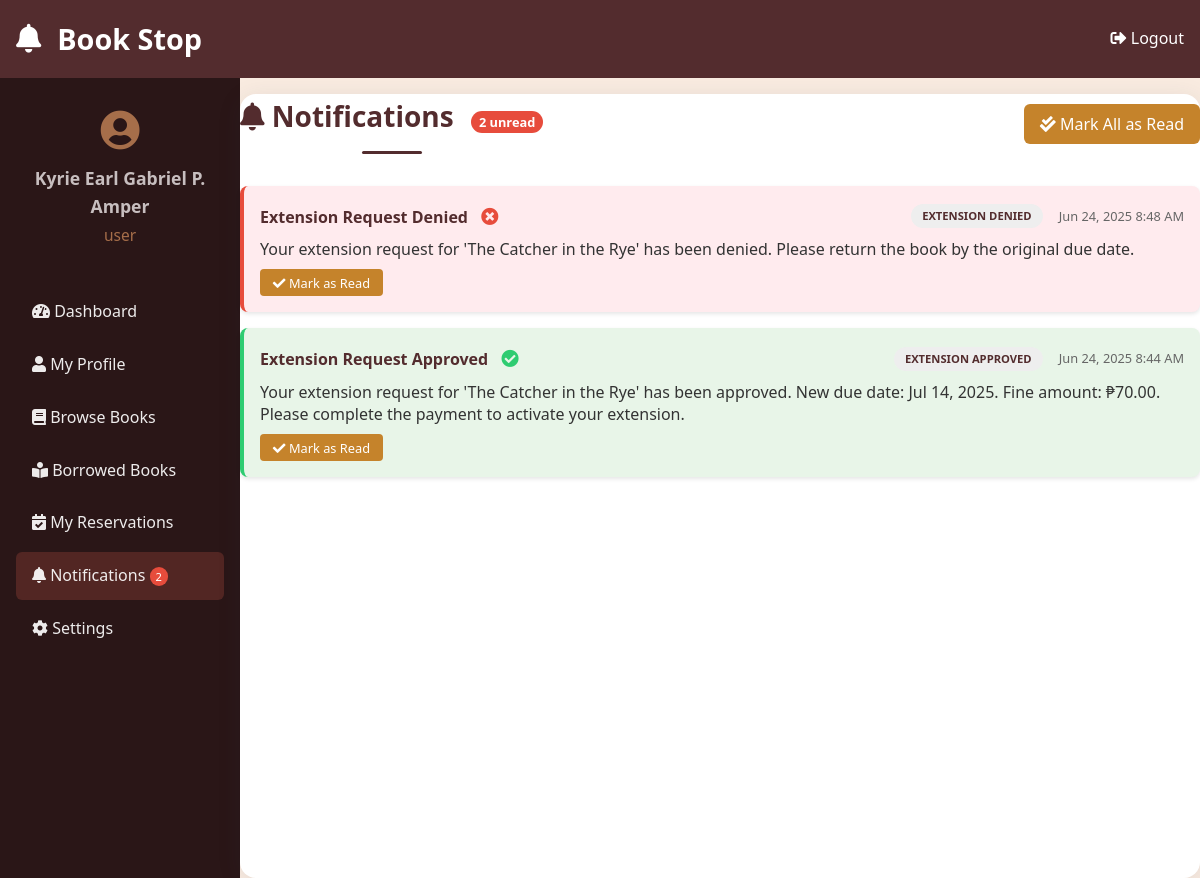
/notifications.php (signed in), run on the app's committed database.
### tables this page shows
CREATE TABLE `users` (
  `user_id` int(11) NOT NULL,
  `full_name` varchar(100) NOT NULL,
  `email` varchar(100) NOT NULL,
  `password` varchar(255) NOT NULL,
  `user_type` enum('user','admin') DEFAULT 'user',
  `registered_at` datetime DEFAULT current_timestamp()
);

CREATE TABLE `notifications` (
  `notification_id` int(11) NOT NULL,
  `user_id` int(11) NOT NULL,
  `title` varchar(255) NOT NULL,
  `message` text NOT NULL,
  `type` enum('extension_approved','extension_denied','fine_applied','book_overdue','reservation_approved','reservation_denied') NOT NULL,
  `is_read` tinyint(1) DEFAULT 0,
  `created_at` datetime DEFAULT current_timestamp(),
  `related_id` int(11) DEFAULT NULL
);

### notifications.php (the view, shortened to what this page needs)
<?php
require_once 'config.php';
$user_id = $_SESSION['user_id'];
$stmt = $conn->prepare("SELECT full_name FROM users WHERE user_id = ?");
$stmt->bind_param("i", $user_id);
$stmt->execute();
$stmt->bind_result($full_name);
$stmt = $conn->prepare("SELECT * FROM notifications WHERE user_id = ? ORDER BY created_at DESC");
$stmt->bind_param("i", $user_id);
$stmt->execute();
$result = $stmt->get_result();
$notifications = [];
while ($row = $result->fetch_assoc()) {
    $notifications[] = $row;
}
$unread_count = 0;
foreach ($notifications as $notification) {
    if (!$notification['is_read']) {
        $unread_count++;
    }
}
?>
<!DOCTYPE html>
<html lang="en">
<head>
    <link rel="stylesheet" href="style.css">
    <link rel="stylesheet" href="https://cdnjs.cloudflare.com/ajax/libs/font-awesome/5.15.4/css/all.min.css">
</head>
<body>
    <header class="dashboard-header">
        <h1><i class="fas fa-bell"></i> <a href="student_page.php" class="home-btn" style="color:inherit;text-decoration:none;">Book Stop</a></h1>
        <a href="login_register.php?logout=1" class="logout-btn">
            <i class="fas fa-sign-out-alt"></i> Logout
        </a>
    </header>
    <div class="dashboard-layout">
        <div class="dashboard-sidebar">
            <div class="user-info">
                <i class="fas fa-user-circle"></i>
                <h3><?= htmlspecialchars($full_name ?? 'User') ?></h3>
                <p><?= htmlspecialchars($_SESSION['user_type'] ?? 'User') ?></p>
            </div>
            <nav>
                <ul class="sidebar-menu">
                    <li><a href="student_page.php" class="nav-link"><i class="fas fa-tachometer-alt"></i> Dashboard</a></li>
                    <li><a href="my-profile.php" class="nav-link"><i class="fas fa-user"></i> My Profile</a></li>
                    <li><a href="catalog.php" class="nav-link"><i class="fas fa-book"></i> Browse Books</a></li>
                    <li><a href="borrow-book.php" class="nav-link"><i class="fas fa-book-reader"></i> Borrowed Books</a></li>
                    <li><a href="my-reservation.php" class="nav-link"><i class="fas fa-calendar-check"></i> My Reservations</a></li>
                    <li><a href="notifications.php" class="nav-link active"><i class="fas fa-bell"></i> Notifications <?php if ($unread_count > 0): ?><span style="background:#e74c3c;color:#fff;padding:2px 6px;border-radius:10px;font-size:0.7rem;"><?= $unread_count ?></span><?php endif; ?></a></li>
                    <li><a href="settings.php" class="nav-link"><i class="fas fa-cog"></i> Settings</a></li>
                </ul>
            </nav>
        </div>
        <div class="dashboard-main">
            <div class="notifications-container">
                <div style="display: flex; justify-content: space-between; align-items: center; margin-bottom: 2rem;">
                    <h2 style="color: #532c2e; margin: 0;">
                        <i class="fas fa-bell"></i> Notifications
                        <?php if ($unread_count > 0): ?>
                            <span style="background: #e74c3c; color: white; padding: 2px 8px; border-radius: 12px; font-size: 0.8rem; margin-left: 10px;">
                                <?= $unread_count ?> unread
                            </span>
                        <?php endif; ?>
                    </h2>
                    <?php if ($unread_count > 0): ?>
                        <form method="post" style="display: inline;">
                            <button type="submit" name="mark_all_read" class="btn" style="background: #C5832B; color: white; padding: 0.5rem 1rem; border: none; border-radius: 6px; cursor: pointer;">
                                <i class="fas fa-check-double"></i> Mark All as Read
                            </button>
                        </form>
                    <?php endif; ?>
                </div>
                <?php if (empty($notifications)): ?>
                    <div class="empty-state">
                        <i class="fas fa-bell-slash"></i>
                        <h3>No notifications yet</h3>
                        <p>You'll see notifications here when your extension requests are processed or when there are important updates.</p>
                    </div>
                <?php else: ?>
                    <?php foreach ($notifications as $notification): ?>
                        <div class="notification-item<?= !$notification['is_read'] ? ' unread' : '' ?>" style="border-left: 4px solid <?= $notification['type'] === 'extension_approved' ? '#2ecc71' : ($notification['type'] === 'extension_denied' ? '#e74c3c' : '#C5832B') ?>; background: <?= $notification['type'] === 'extension_approved' ? '#e8f5e8' : ($notification['type'] === 'extension_denied' ? '#ffebee' : '#fff9f0') ?>;">
                            <div class="notification-header">
                                <h4 class="notification-title">
                                    <?= htmlspecialchars($notification['title']) ?>
                                    <?php if ($notification['type'] === 'extension_approved'): ?>
                                        <span style="color:#2ecc71;font-size:1.1em;margin-left:0.5em;" title="Extension Approved"><i class="fas fa-check-circle"></i></span>
                                    <?php elseif ($notification['type'] === 'extension_denied'): ?>
                                        <span style="color:#e74c3c;font-size:1.1em;margin-left:0.5em;" title="Extension Denied"><i class="fas fa-times-circle"></i></span>
                                    <?php endif; ?>
                                </h4>
                                <div style="display: flex; align-items: center; gap: 1rem;">
                                    <span class="notification-type" style="background: #eee; color: #532c2e; padding: 0.2rem 0.7rem; border-radius: 12px; font-size: 0.7rem; font-weight: bold; text-transform: uppercase;">
                                        <?= str_replace('_', ' ', $notification['type']) ?>
                                    </span>
                                    <span class="notification-time">
                                        <?= date('M d, Y g:i A', strtotime($notification['created_at'])) ?>
                                    </span>
                                </div>
                            </div>
                            <div class="notification-message">
                                <?= htmlspecialchars($notification['message']) ?>
                            </div>
                            <?php if (!$notification['is_read']): ?>
                                <form method="post" style="display: inline;">
                                    <button type="submit" name="mark_read" class="mark-read-btn">
                                        <i class="fas fa-check"></i> Mark as Read
                                    </button>
                                </form>
                            <?php endif; ?>
                        </div>
                    <?php endforeach; ?>
                <?php endif; ?>
            </div>
        </div>
    </div>
</body>
</html>

### style.css (style rules this page uses)
* { margin: 0; padding: 0; box-sizing: border-box; font-family: 'Segoe UI', Tahoma, Geneva, Verdana, sans-serif; }
:root { --primary-color: #4a6bff; --primary-hover: #3a5ce9; --secondary-color: #6c757d; --success-color: #28a745; --error-color: #dc3545; --light-gray: #f8f9fa; --border-color: #dee2e6; --box-shadow: 0 4px 20px rgba(0, 0, 0, 0.1); }
body { margin: 0; padding: 0; min-height: 100vh; background: linear-gradient(135deg, #f6f8fa 0%, #e3e0dc 100%); color: #333; line-height: 1.6; display: block; }
h2 { font-size: 28px; font-weight: 600; text-align: center; margin-bottom: 30px; color: #2c3e50; position: relative; padding-bottom: 15px; }
h2::after { content: ''; position: absolute; bottom: 0; left: 50%; transform: translateX(-50%); width: 60px; height: 3px; background: #532c2e; border-radius: 3px; }
.btn { display: inline-block; font-weight: 500; text-align: center; white-space: nowrap; vertical-align: middle; user-select: none; border: 1px solid transparent; padding: 12px 24px; font-size: 16px; line-height: 1.5; border-radius: 8px; transition: all 0.3s ease; cursor: pointer; width: 100%; }
body { background: var(--bg); }
.dashboard-header { background: #3e2723; color: white; padding: 1rem 2rem; display: flex; align-items: center; justify-content: space-between; }
.dashboard-header h1 { margin: 0; font-size: 1.8rem; display: flex; align-items: center; gap: 0.5rem; }
body { background: linear-gradient(120deg, #f7f7f7 0%, #f9f6f2 100%); }
.dashboard-header { background: #532c2e; color: white; padding: 1rem; text-align: center; }
.dashboard-header h1 { margin: 0; font-size: 1.8rem; font-weight: 600; }
.dashboard-header h1 a.home-btn { color: inherit; text-decoration: none; font-weight: 600; letter-spacing: normal; }
.logout-btn { color: white; text-decoration: none; font-weight: 500; transition: color 0.2s; }
.dashboard-layout { display: flex; flex-direction: row; min-height: calc(100vh - 120px); }
.dashboard-sidebar { width: 240px; background: #2a1617; color: #fff; padding: 2rem 1rem; display: flex; flex-direction: column; min-height: 100vh; }
.user-info { margin-bottom: 2.5rem; text-align: center; }
.user-info i { font-size: 2.5rem; color: #a66e4a; }
.user-info h3 { margin: 0.7rem 0 0.2rem 0; font-size: 1.1rem; color: #c7bebf; }
.user-info p { color: #a66e4a; font-size: 0.97rem; margin: 0; }
nav { width: 100%; }
.sidebar-menu { list-style: none; padding: 0; margin: 0; }
.sidebar-menu li { margin-bottom: 0.3rem; }
.dashboard-sidebar .nav-link { display: block; padding: 0.7rem 1rem; color: #ffffffea; text-decoration: none; border-radius: 6px; font-weight: 500; transition: background 0.2s; }
.dashboard-sidebar .nav-link.active { background: #522623; }
.dashboard-main { flex: 1; padding: 2rem; background: #fff; border-radius: 16px; box-shadow: 0 4px 24px rgba(44,62,80,0.10); margin-top: 1rem; width: 100%; padding: 0; display: flex; flex-direction: column; align-items: stretch; justify-content: flex-start; }
body { background: var(--bg, #F9EBE0); }
.home-btn { color: #fff; text-decoration: none; font-weight: 700; margin-left: 0.5rem; transition: color 0.2s; vertical-align: middle; }

### notifications.php (style rules this page uses)
.notification-item { background: white; border-radius: 8px; padding: 1rem; margin-bottom: 1rem; box-shadow: 0 2px 4px rgba(0,0,0,0.1); border-left: 4px solid #ddd; transition: all 0.3s ease; }
.notification-item.unread { border-left-color: #C5832B; background: #fff9f0; }
.notification-header { display: flex; justify-content: space-between; align-items: center; margin-bottom: 0.5rem; }
.notification-title { font-weight: bold; color: #532c2e; margin: 0; }
.notification-time { font-size: 0.8rem; color: #666; }
.notification-message { color: #333; line-height: 1.4; margin-bottom: 0.5rem; }
.notification-type { display: inline-block; padding: 0.2rem 0.5rem; border-radius: 12px; font-size: 0.7rem; font-weight: bold; text-transform: uppercase; }
.mark-read-btn { background: #C5832B; color: white; border: none; padding: 0.3rem 0.8rem; border-radius: 4px; cursor: pointer; font-size: 0.8rem; }

### data on the page
users: full_name "Kyrie Earl Gabriel P. Amper"
notifications: title "Extension Request Denied", type "EXTENSION DENIED", created_at "Jun 24, 2025 8:48 AM", message "Your extension request for 'The Catcher in the Rye' has been denied. Please return the book by the original due date."
notifications: title "Extension Request Approved", type "EXTENSION APPROVED", created_at "Jun 24, 2025 8:44 AM", message "Your extension request for 'The Catcher in the Rye' has been approved. New due date: Jul 14, 2025. Fine amount: ₱70.00. Please complete the payment to activate your extension."

### other printed values
$_SESSION['user_type'] "user"
$unread_count "2"
